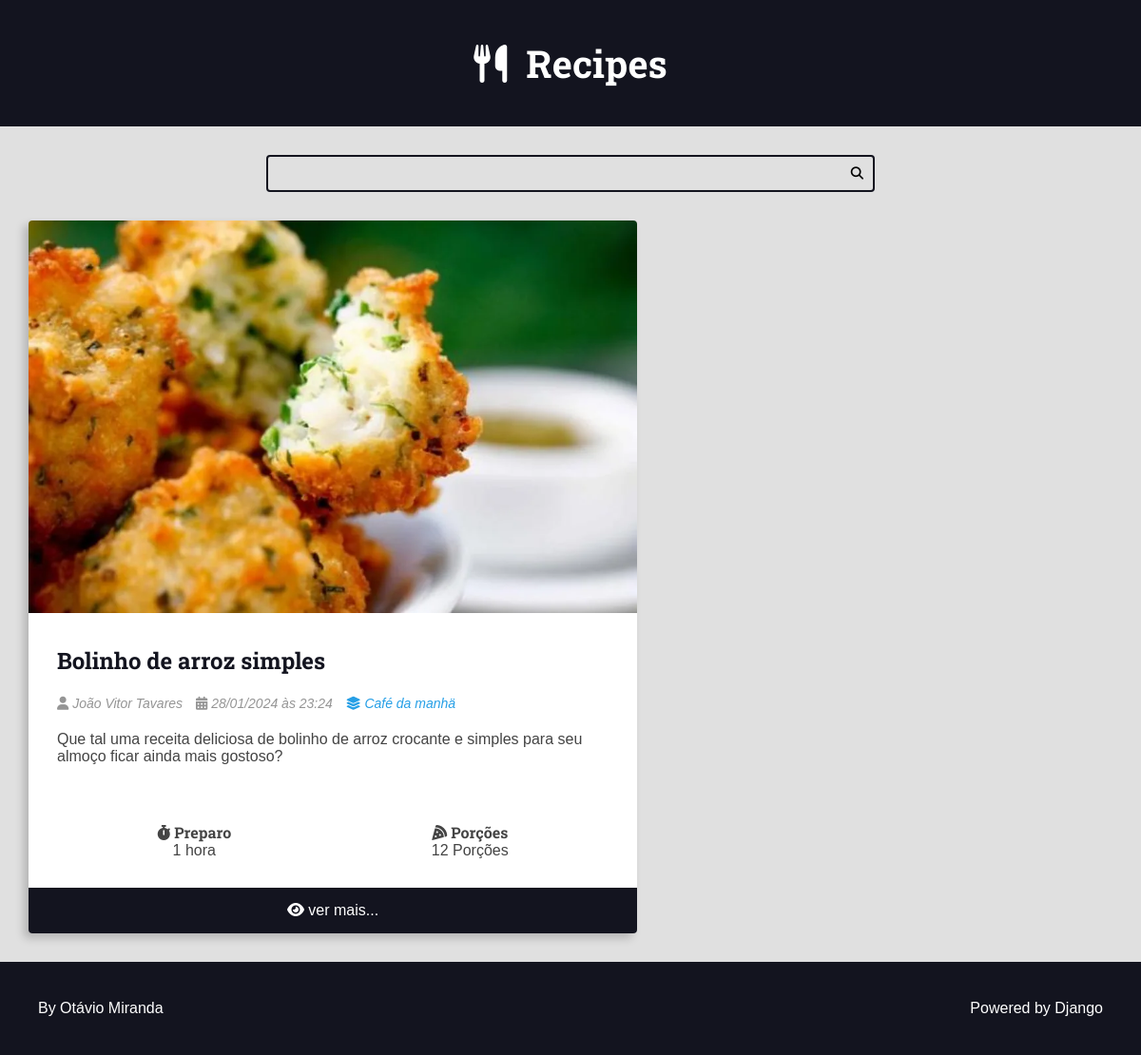
Page /recipes/category/1/ on the committed database.
### recipes/models.py (models this page shows, shortened)
class Recipe(models.Model):
    title = models.CharField(max_length=65)
    description = models.CharField(max_length=165)
    slug = models.SlugField(unique=True)
    preparation_time = models.IntegerField()
    preparation_time_unit = models.CharField(max_length=65)
    servings = models.IntegerField()
    servings_unit = models.CharField(max_length=65)
    preparation_steps = models.TextField()
    preparation_steps_is_html = models.BooleanField(default=False)
    created_at = models.DateTimeField(auto_now_add=True)
    updated_at = models.DateTimeField(auto_now=True)
    is_published = models.BooleanField(default=False)
    cover = models.ImageField(upload_to='recipes/covers/%Y/%m/%d/', blank=True, default='')
    category = models.ForeignKey(Category, on_delete=models.SET_NULL, null=True, blank=True, default=None)
    author = models.ForeignKey(User, on_delete=models.SET_NULL, null=True)

class Category(models.Model):
    name = models.CharField(max_length=65)

### recipes/views.py (the view)
# urls.py: path('recipes/category/<int:category_id>/', views.category, name='category'),
def category(request, category_id):
    recipes = get_list_or_404(Recipe.objects.filter(category__id=category_id, is_published=True).order_by('-id'))
    page_obj, pagination_range = make_pagination(request, recipes, PER_PAGE)
    return render(request, 'recipes/pages/category.html', context={
        'recipes': page_obj,
        'title': f'{recipes[0].category.name} - Category',
        'pagination_range':pagination_range
    })

### utils/pagination.py (called while the page is built)
def make_pagination(request, quary_set, num_obj: int, num_pages=4):
    try:
        current_page = int(request.GET.get('page', 1))
    except ValueError:
        current_page = 1
    paginator = Paginator(quary_set, num_obj)
    page_obj = paginator.get_page(current_page)
    pagination_range = make_pagination_range(
        current_page=current_page,
        num_pages=num_pages,
        page_range=paginator.page_range
    )
    return page_obj, pagination_range

### recipes/templates/recipes/pages/category.html (shortened to what this page needs)
{% extends "global/base.html" %}
{% block content %}
<div class="main-content main-content-list container">
    {% for recipe in recipes %}
    {% include "recipes/partials/recipe.html" %}
    {% endfor %}
</div>
{% endblock content %}

### recipes/templates/recipes/partials/recipe.html (shortened to what this page needs)
<div class="recipe-list-item">
    <div class="recipe recipe-cover">
        {% if is_datail_page is not True %}
        <a href="{% url "recipes:recipe"  recipe.id %}">
            <img src="{{ recipe.cover.url }}" alt="temporario">
        </a>
        {% else %}
            <img src="{{ recipe.cover.url }}" alt="temporario">
        {% endif %}
        <div class="recipe-title-container">
            <h2 class="recipe-title">
                {% if is_datail_page is not True %}
                <a href="{% url "recipes:recipe"  recipe.id %}">
                    {{ recipe.title }}
                </a>
                {% else %}
                    {{ recipe.title }}
                {% endif %}
            </h2>
        </div>
        <div class="recipe-author">
            <span class="recipe-author-item">
                <i class="fas fa-user"></i>
                {% if recipe.author.first_name %}
                    {{recipe.author.first_name}} {{recipe.author.last_name}}
                {% else %}
                    {{recipe.author.username}}
                {% endif %}
            </span>
            <span class="recipe-author-item">
                <i class="fas fa-calendar-alt"></i>
                {{recipe.created_at|date:"d/m/Y"}} às {{recipe.created_at|date:"H:i"}}
            </span>
            {% if recipe.category is not None %}
            <span class="recipe-author-item">
                <a href="{% url "recipes:category" recipe.category.id %}">
                    <i class="fas fa-layer-group"></i>
                    <span>{{recipe.category.name}}</span>
                </a>
            </span>
            {% endif %}
        </div>
        <div class="recipe-content">
            <p>{{recipe.description}}</p>
        </div>
        <div class="recipe-meta-container">
            <div class="recipe-meta recipe-preparation">
                <h3 class="recipe-meta-title"><i class="fas fa-stopwatch"></i> Preparo</h3>
                <div class="recipe-meta-text">
                    {{recipe.preparation_time}} {{recipe.preparation_time_unit}}
                </div>
            </div>
            <div class="recipe-meta recipe-servings">
                <h3 class="recipe-meta-title"><i class="fas fa-pizza-slice"></i> Porções</h3>
                <div class="recipe-meta-text">
                    {{recipe.servings}} {{recipe.servings_unit}}
                </div>
            </div>
        </div>
        {% if is_datail_page is not True %}
        <footer class="recipe-footer">
            <a class="recipe-read-more button button-dark button-full-width" href="{% url "recipes:recipe"  recipe.id %}">
                <i class="fas fa-eye"></i>
                <span>ver mais...</span>
            </a>
        </footer>
        {% endif %}
    </div>
</div>

### recipes/static/recipes/css/styles.css (style rules this page uses)
:root { --color-primary: #269fe6; --color-primary-hover: #2086c2; --color-primary-dark: #13141f; --color-primary-dark-hover: #212336; --color-primary-light: #d4ecfa; --color-primary-light-hover: #bdd8e7; --color-white: #fff; --color-black: #000; --color-dark-text: #444; --color-info-light: #cce5ff; --color-debug-light: #cce5ff; --color-success-light: #d4edda; --color-alert-light: #fff3cd; --color-warning-light: #fff3cd; --color-error-light: #f8d7da; --color-info-dark: #4d86c4; --color-debug-dark: #4d86c4; --color-success-dark: #4a9c5d; --color-alert-dark: #927f40; --color-warning-dark: #927f40; --color-error-dark: #da525d; --color-gray-0: #f9f9f9; --color-gray-1: #e0e0e0; --color-gray-2: #c7c7c7; --color-gray-3: #aeaeae; --color-gray-4: #959595; --color-gray-5: #7d7d7d; --color-gray-6: #646464; --color-gray-7: #4b4b4b; --color-gray-8: #323232; --color-gray-9: #191919; --font-primary: sans-serif; --font-headings: 'Roboto Slab', serif; --spacing-gutter-medium: 3rem; --spacing-gutter-large: 4rem; }
* { padding: 0; margin: 0; box-sizing: border-box; }
html { font-size: 62.5%; }
body { font-size: 1.6rem; font-family: var(--font-primary); background: var(--color-gray-1); color: var(--color-dark-text); }
h1, h2, h3, h4, h5, h6 { font-family: var(--font-headings); }
.container { max-width: 144rem; margin: 0 auto; padding: var(--spacing-gutter-medium); }
.main-content { padding-top: 0; }
.main-content-list { display: grid; grid-template-columns: repeat(auto-fit, minmax(340px, 1fr)); gap: var(--spacing-gutter-large); }
.recipe { background: var(--color-white); box-shadow: -5px 5px 10px rgba(0, 0, 0, 0.2); transform: scale(1); transition: all 300ms ease-in-out; border-radius: 0.4rem; overflow: hidden; }
.recipe img { max-width: 100%; }
.recipe-list-item { max-width: 64rem; height: fit-content; }
.recipe-title-container { padding: var(--spacing-gutter-medium); padding-bottom: 2rem; }
.recipe-title-container a { text-decoration: none; color: var(--color-primary-dark); }
.recipe-author { padding: 0 var(--spacing-gutter-medium); }
.recipe-content { padding: var(--spacing-gutter-medium); padding-top: 2rem; }
.recipe-author-item { color: var(--color-gray-4); margin-right: 1rem; font-style: italic; font-size: 1.4rem; }
.recipe-author a { color: var(--color-primary); transition: all 300ms ease-in-out; text-decoration: none; }
.recipe-meta-container { display: flex; flex-flow: row wrap; padding: var(--spacing-gutter-medium); }
.recipe-meta { display: flex; flex-flow: column nowrap; flex-shrink: 1; flex-grow: 1; text-align: center; }
.recipe-meta-title { font-size: 1.6rem; }
.recipe-footer a { background: var(--color-primary-dark); display: block; color: var(--color-white); text-decoration: none; text-align: center; padding: 1.5rem var(--spacing-gutter-medium); transition: all 300ms ease-in-out; }

### rows in the picture
Recipe: cover (picture), title "Bolinho de arroz simples", author.first_name "João Vitor", author.last_name "Tavares", created_at "28/01/2024", created_at "23:24", category.name "Café da manhä", description "Que tal uma receita deliciosa de bolinho de arroz crocante e simples para seu almoço ficar ainda mais gostoso?", preparation_time "1", preparation_time_unit "hora", servings "12", servings_unit "Porções"
